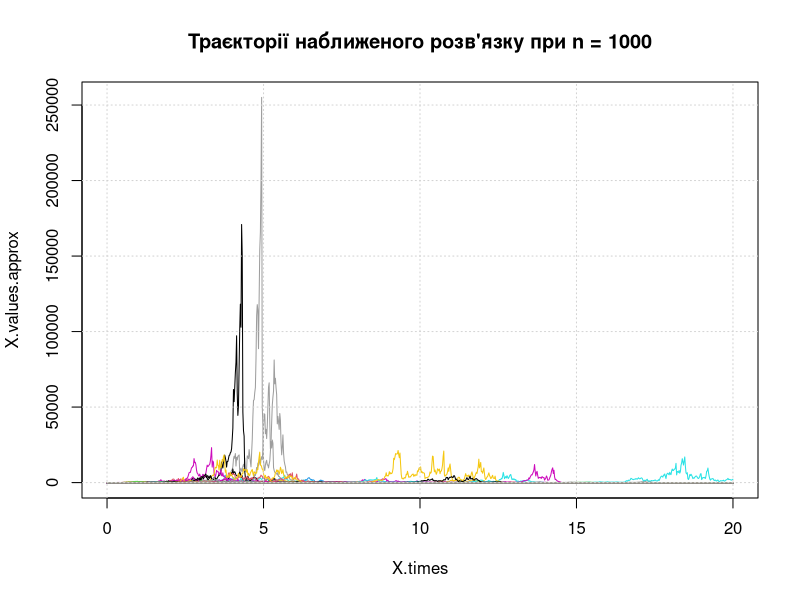
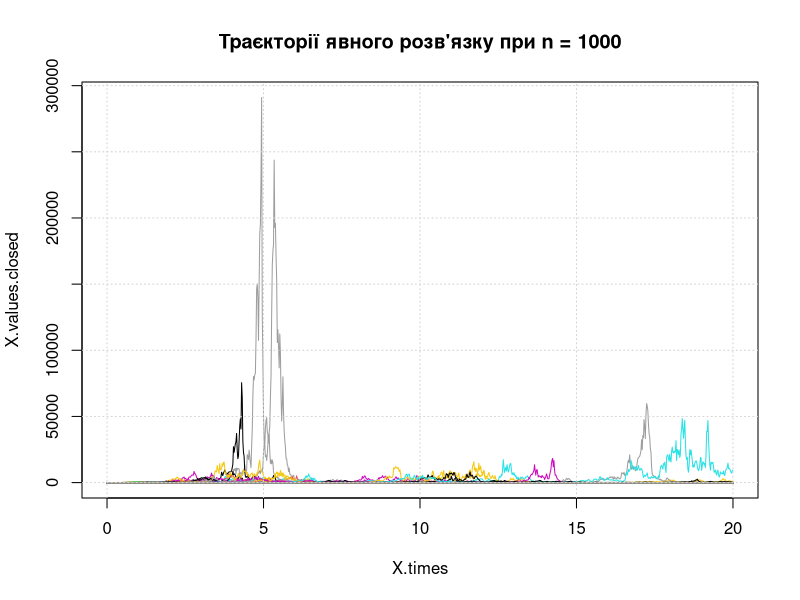

Here is the R script that generated these plots, in order:
ClosedSolutionSDE <- function(times, w.incr)
{
  exponent <- cumsum(w.incr)
  x.closed <- 2 * c(1, exp(2 * exponent - times[-1])) 
  x.closed
}

EulerSolverSDE <- function(times, delta.noise, a, b, x0)
{
  delta <- diff(times)[1]
  n <- length(times) - 1
  x.approx <- x0
  for(j in (1:(n+1))[-1])
  {
    a.prev <- a(times[j-1], x.approx[j-1])
    b.prev <- b(times[j-1], x.approx[j-1])
    x.next <- x.approx[j-1] + a.prev * delta + b.prev * delta.noise[j-1]
    x.approx <- c(x.approx, x.next)
  }
  x.approx
}

# a(t,x) та b(t,x) з умови задачі
a <- function(t, x)
{
  x
}

b <- function(t, x)
{
  2*x
}

x0 <- 2
n <- 1000
B <- 1000

T.val <- 20

# Знаходимо 1000 різних траєкторій
delta <- T.val / n
X.times <- (0:n) * delta
X.values.approx <- data.frame()
X.values.closed <- data.frame()

# Для повторного відтворення траєкторій явного розв'яку
set.seed(10)
for(k in 1:B)
{
  w.incr <- rnorm(n, mean = 0, sd = sqrt(delta))
  approx.result <- EulerSolverSDE(X.times, w.incr, a, b, x0)
  closed.result <- ClosedSolutionSDE(X.times, w.incr)
  X.values.approx[1:(n+1),ncol(X.values.approx) + 1] <- approx.result
  X.values.closed[1:(n+1),ncol(X.values.closed) + 1] <- closed.result
}
rownames(X.values.approx) <- X.times
rownames(X.values.closed) <- X.times
matplot(X.times, X.values.approx, type="l", col=1:B, lty=1, ylim = c(0,max(X.values.approx)),
        main = paste("Траєкторії наближеного розв'язку при n =", n)); grid()
matplot(X.times, X.values.closed, type="l", col=1:B, lty=1, ylim = c(0,max(X.values.closed)),
        main = paste("Траєкторії явного розв'язку при n =", n)); grid()

interpolate <- function(t, times, X.values)
{
  n <- length(times)
  m <- times <= t
  j.nearest <- (1:n)[m][sum(m)]
  W.incr <- rnorm(1, mean = 0, sd = sqrt(t - time.idx))
  a.prev <- a(times[j.nearest], X.values[j.nearest])
  b.prev <- b(times[j.nearest], X.values[j.nearest])
  X.values[j.nearest] + a.prev * delta + b.prev * W.incr
}